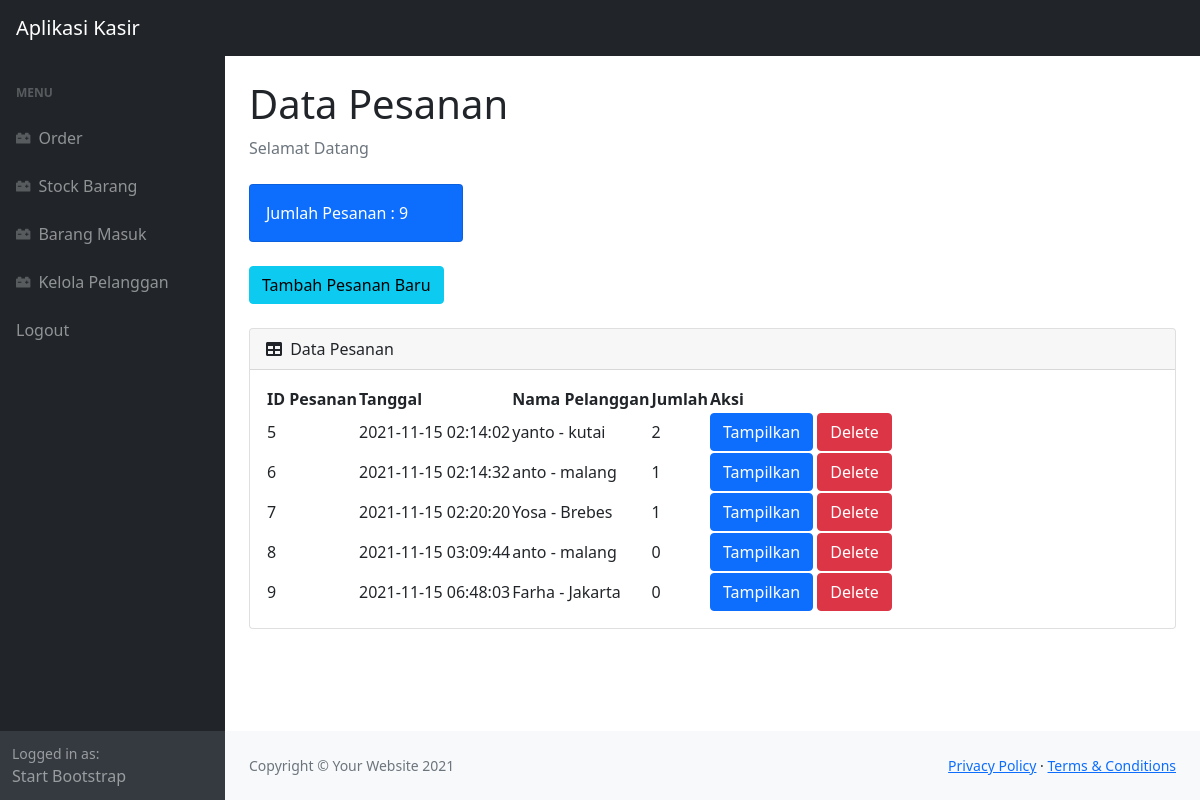
The app's page /index.php (signed in) with its own data.
### tables this page shows
CREATE TABLE `pesanan` (
  `idorder` int(11) NOT NULL,
  `tanggal` timestamp NOT NULL DEFAULT current_timestamp(),
  `idpelanggan` int(11) NOT NULL
);

CREATE TABLE `pelanggan` (
  `idpelanggan` int(11) NOT NULL,
  `namapelanggan` varchar(30) NOT NULL,
  `notelp` varchar(12) NOT NULL,
  `alamat` text NOT NULL
);

### index.php (the view, shortened to what this page needs)
<?php
require 'ceklogin.php';
$h1 = mysqli_query($conn, "select * from pesanan");
$h2 = mysqli_num_rows($h1);
?>
<!DOCTYPE html>
<html lang="en">
    <head>
        <link href="https://cdn.jsdelivr.net/npm/simple-datatables@latest/dist/style.css" rel="stylesheet" />
        <link href="css/styles.css" rel="stylesheet" />
    </head>
    <body class="sb-nav-fixed">
        <nav class="sb-topnav navbar navbar-expand navbar-dark bg-dark">
            <a class="navbar-brand ps-3" href="index.php">Aplikasi Kasir</a>
        </nav>
        <div id="layoutSidenav">
            <div id="layoutSidenav_nav">
                <nav class="sb-sidenav accordion sb-sidenav-dark" id="sidenavAccordion">
                    <div class="sb-sidenav-menu">
                        <div class="nav">
                            <div class="sb-sidenav-menu-heading">Menu</div>
                            <a class="nav-link" href="index.php">
                                <div class="sb-nav-link-icon"><i class="fas fa-car-battery"></i></div>
                                Order
                            </a>
                            <a class="nav-link" href="stock.php">
                                <div class="sb-nav-link-icon"><i class="fas fa-car-battery"></i></div>
                                Stock Barang
                            </a>
                            <a class="nav-link" href="masuk.php">
                                <div class="sb-nav-link-icon"><i class="fas fa-car-battery"></i></div>
                                Barang Masuk
                            </a>
                            <a class="nav-link" href="pelanggan.php">
                                <div class="sb-nav-link-icon"><i class="fas fa-car-battery"></i></div>
                                Kelola Pelanggan
                            </a>
                            <a class="nav-link" href="logout.php">
                                Logout
                            </a>
                        </div>
                    </div>
                    <div class="sb-sidenav-footer">
                        <div class="small">Logged in as:</div>
                        Start Bootstrap
                    </div>
                </nav>
            </div>
            <div id="layoutSidenav_content">
                <main>
                    <div class="container-fluid px-4">
                        <h1 class="mt-4">Data Pesanan</h1>
                        <ol class="breadcrumb mb-4">
                            <li class="breadcrumb-item active">Selamat Datang</li>
                        </ol>
                        <div class="row">
                            <div class="col-xl-3 col-md-6">
                                <div class="card bg-primary text-white mb-4">
                                    <div class="card-body"> Jumlah Pesanan : <?=$h2;?></div>
                                </div>
                            </div>
                        </div>
                        <button type="button" class="btn btn-info mb-4" data-bs-toggle="modal" data-bs-target="#myModal">
                            Tambah Pesanan Baru
                        </button>
                        <div class="card mb-4">
                            <div class="card-header">
                                <i class="fas fa-table me-1"></i>
                                Data Pesanan
                            </div>
                            <div class="card-body">
                                <table id="datatablesSimple">
                                    <thead>
                                        <tr>
                                            <th>ID Pesanan</th>
                                            <th>Tanggal</th>
                                            <th>Nama Pelanggan</th>
                                            <th>Jumlah</th>
                                            <th>Aksi</th>
                                        </tr>
                                    </thead>
                                    <tbody>
                                    <?php
                                    $get = mysqli_query($conn, "select * from pesanan p, pelanggan pl where p.idpelanggan=pl.idpelanggan");
                                    while($p=mysqli_fetch_array($get)){
                                    $idorder = $p['idorder'];
                                    $tanggal = $p['tanggal'];
                                    $namapelanggan = $p['namapelanggan'];
                                    $alamat = $p['alamat'];
                                    $hitungjumlah = mysqli_query($conn, "select * from detailpesanan where idpesanan='$idorder'");
                                    $jumlah = mysqli_num_rows($hitungjumlah);
                                    ?>
                                        <tr>
                                            <td><?=$idorder;?></td>
                                            <td><?=$tanggal;?></td>
                                            <td><?=$namapelanggan;?> - <?=$alamat;?></td>
                                            <td><?=$jumlah;?></td>
                                            <td>
                                                <a href="view.php?idp=<?=$idorder;?>" class="btn btn-primary" target="blank">Tampilkan</a>
                                                <button type="button" class="btn btn-danger" data-bs-toggle="modal" data-bs-target="#delete<?=$idorder;?>">
                                                    Delete
                                                </button>
                                            </td>
                                        </tr>
                                    <?php
                                    };
                                    ?>
                                    </tbody>
                                </table>
                            </div>
                        </div>
                    </div>
                </main>
                <footer class="py-4 bg-light mt-auto">
                    <div class="container-fluid px-4">
                        <div class="d-flex align-items-center justify-content-between small">
                            <div class="text-muted">Copyright &copy; Your Website 2021</div>
                            <div>
                                <a href="#">Privacy Policy</a>
                                &middot;
                                <a href="#">Terms &amp; Conditions</a>
                            </div>
                        </div>
                    </div>
                </footer>
            </div>
        </div>
    </body>
</html>

### records on screen
pesanan: idorder "5", tanggal "2021-11-15 02:14:02", idpelanggan.namapelanggan "yanto", idpelanggan.alamat "kutai", jumlah "2"
pesanan: idorder "6", tanggal "2021-11-15 02:14:32", idpelanggan.namapelanggan "anto", idpelanggan.alamat "malang", jumlah "1"
pesanan: idorder "7", tanggal "2021-11-15 02:20:20", idpelanggan.namapelanggan "Yosa", idpelanggan.alamat "Brebes", jumlah "1"
pesanan: idorder "8", tanggal "2021-11-15 03:09:44", idpelanggan.namapelanggan "anto", idpelanggan.alamat "malang", jumlah "0"
pesanan: idorder "9", tanggal "2021-11-15 06:48:03", idpelanggan.namapelanggan "Farha", idpelanggan.alamat "Jakarta", jumlah "0"

### other values on screen
$h2 "9"
